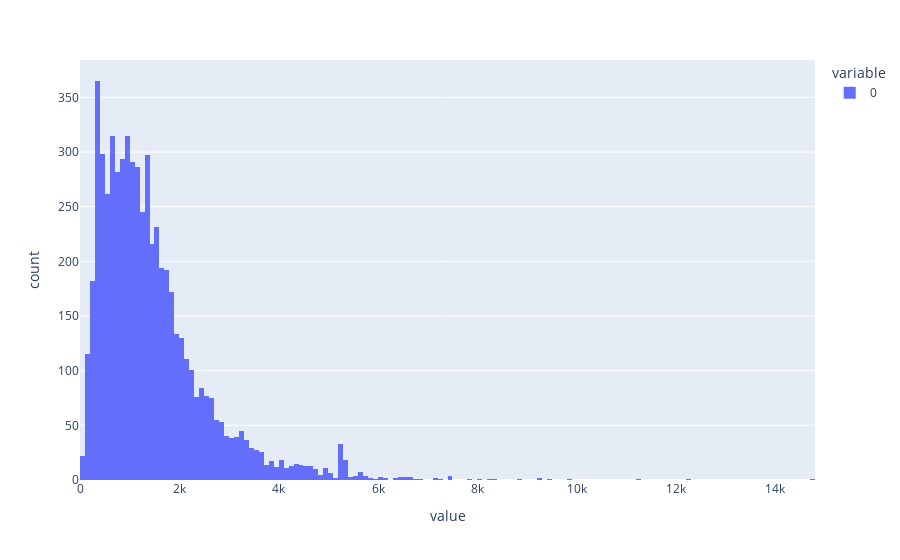

The notebook cell this image was saved under:
### Markdown cell above
__FOURTH CELL OF PROBLEM 1:__

g. Make a histogram of the sequence length for all yeast genes.

### Code cell
len_histo = px.histogram(length)
len_histo

### Figure 1 — Plotly figure (JSON) as saved in the notebook; plotly's stock layout.template omitted (floating-point values rounded to 4 significant figures; data arrays with more than 128 entries replaced by an {"elided": "..."} marker saying what was removed)
{"data": [{"alignmentgroup": "True", "bingroup": "x", "hovertemplate": "variable=0<br>value=%{x}<br>count=%{y}<extra></extra>", "legendgroup": "0", "marker": {"color": "#636efa", "pattern": {"shape": ""}}, "name": "0", "offsetgroup": "0", "orientation": "v", "showlegend": true, "type": "histogram", "x": {"elided": "6034 int values"}, "xaxis": "x", "yaxis": "y"}], "layout": {"barmode": "relative", "legend": {"title": {"text": "variable"}, "tracegroupgap": 0}, "margin": {"t": 60}, "xaxis": {"anchor": "y", "domain": [0, 1], "title": {"text": "value"}}, "yaxis": {"anchor": "x", "domain": [0, 1], "title": {"text": "count"}}}}
